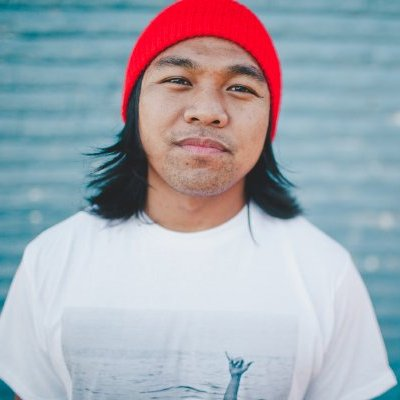
#> input picture HW2/input/p2-1-0.jpg, 400 x 400 px, found by its file name
$ python test_kpt.py   (older library calls are emulated)
#> lines starting #> are read from the running program, lines starting #| are printed output that depends on the picture
### HW2/src/fast.py
import numpy as np
import random
import cv2
#import pandas as pd
import matplotlib.pyplot as plt

dx=[-3,-3,-2,-1,0,1,2,3,3,3,2,1,0,-1,-2,-3]
dy=[0,1,2,3,3,3,2,1,0,-1,-2,-3,-3,-3,-2,-1]
'''
def training_set(images_names, threshold = 10, N = 12):
  IP=[]
  for index in range(0, len(images_names)) :
		image = cv2.imread(images_names[index], 0)
		P = interest_points(image, threshold, N)
		IP = IP + P

  df = pd.DataFrame(P)
  df.to_csv('RF.csv', index=False,header=False)
  return subset(interest_point)
'''
# [15 lines left out: function subset, not called in this run]

'''
	FAST: estract the interest points with Features from Accelerated Segment Test
'''
def interest_points(image, threshold = 10, N = 12, supression = False):
	keyPoints=[]
	skip = 1
	if supression :
		skip = 2
	for row in range(3,image.shape[0]-3,skip) :
		for col in range(3, image.shape[1]-3,skip) :
			flag = is_interest_point(image, row, col, threshold, N)
			if flag:
				keyPoints.append(cv2.KeyPoint(col,row, 5))

	if supression:
		supressionPoints = []
		supressionPoints = non_maximal_suppression(image,keyPoints,threshold)
		print ('=====> {0:2d} Interest Point with non-Maximal Supression'.format(len(supressionPoints)))
		return supressionPoints
	else :
		print ('=====> {0:2d} Interest Point without non-Maximal Supression'.format(len(keyPoints)))
		return keyPoints

'''
	Non-Maximal Suppression over interest points
'''
def non_maximal_suppression(image, keyPoints, threshold) :
	cont=0
	keyPointsNMX=[]
	score=np.zeros(image.shape)

	for i in range(0,len(keyPoints)):
		scoreDark, scoreBrig = 0, 0
		row = int(keyPoints[i].pt[1])
		col = int(keyPoints[i].pt[0])
		intensity = image[row,col]
		for index in range(0, len(dx)):
			new_row = row + dx[index]
			new_col = col + dy[index]
			if (new_row>=0 and new_row<score.shape[0] and new_col>=0 and new_col<score.shape[1]):
				new_intensity=image[new_row,new_col]
				state = state_pixel(intensity, new_intensity, threshold)
				difference = abs(int(intensity)-int(new_intensity))
				if state == 'd':
					scoreDark = scoreDark + difference
				else :
					if state == 'b':
						scoreBrig = scoreBrig + difference
		score[row,col] = max(scoreDark,scoreBrig)

	for i in range(0,len(keyPoints)):
		row = int(keyPoints[i].pt[1])
		col = int(keyPoints[i].pt[0])
		maximoScore=score[row,col]
		for k in range(0,16):
			new_row = row + dx[k]
			new_col = col + dy[k]
			if (new_row>=0 and new_row<score.shape[0] and new_col>=0 and new_col<score.shape[1]) and score[new_row,new_col]>maximoScore :
				maximoScore = score[new_row,new_col]
				break

		if maximoScore == score[row,col] :
			keyPointsNMX.append(cv2.KeyPoint(col,row,5))

	return keyPointsNMX

'''
	Detect if a pixel is or is not a interest point
'''
def is_interest_point(image,row, col, threshold, N) :
	countDark,countBrig=0,0

	for index in range(0,16,4) :
		intensity = image[row,col]
		new_intensity=image[row+dx[index],col+dy[index]]
		if new_intensity <= intensity-threshold :
			countDark += 1
		if intensity + threshold <= new_intensity:
			countBrig += 1
  # fast analysis with four point
	if countBrig < N/4 and countDark < N/4:
		return False

	countDark,countBrig,countInit=0,0,0
	flagFirst = True
	typePixel=  state_pixel(image[row,col], image[row+dx[0],col+dy[0]], threshold)
	flagIP = False
	for index in range(0, len(dx)):
		intensity = image[row,col]
		new_intensity=image[row+dx[index],col+dy[index]]
		state = state_pixel(intensity, new_intensity, threshold)
		if flagFirst and state == typePixel:
			countInit = countInit + 1
		else:
			flagFirst = False

		if state == 'd':
			countDark = countDark + 1
			countBrig = 0
		else :
			if state == 'b':
				countBrig = countBrig + 1
				countDark = 0
			else:
				countBrig = 0
				countDark = 0
		if countBrig >= N or countDark >=N :
			return True

		if (countDark==1 or countBrig==1) and (state!=typePixel) and (16-index<N):
			return False

	if typePixel == state_pixel(image[row,col],image[row+dx[15],col+dy[15]],threshold):
		if typePixel == 'd' and countInit+countDark>=N:
			return True
		else :
			if typePixel == 'b' and countInit+countBrig>=N:
				return True
	return False

'''
	State of a pixel(darker, similar, brighter)
'''
def state_pixel(intensity, new_intensity, threshold):
  if new_intensity <= intensity-threshold :
    return 'd' # darker
  else :
    if intensity - threshold < new_intensity and new_intensity < intensity + threshold :
      return 's' # similar
    else :
      if intensity + threshold <= new_intensity :
        return 'b' # brighter
  return 's'

# [6 lines that do not run on import are left out]

### HW2/src/ORB.py
import cv2
import numpy as np
import fast
import matplotlib.pyplot as plt
import math
from scipy.signal import gaussian

'''
  Compute the response(score) of the detector at each pixel(interest points)
'''
def harris_score(sobelx, sobely, row, col, gaussian_kernel, N=5):
  M = [[0,0],[0,0]]
  row = (int)(row - (N-1)/2)
  col = (int)(col - (N-1)/2)
  for i in range(0,N):
    new_row = (int)(row + i)
    for j in range(0,N):
        new_col = (int)(col + j)
        if new_row < 0 or new_row >= sobelx.shape[0] or new_col < 0 or new_col >= sobelx.shape[1]:
            return -1
        if row!= new_row or col!=new_col:
            M[0][0] = M[0][0] + gaussian_kernel[i,j] * (sobelx[new_row,new_col] * sobelx[new_row,new_col])
            M[0][1] = M[0][1] + gaussian_kernel[i,j] * (sobelx[new_row,new_col] * sobely[new_row,new_col])
            M[1][0] = M[1][0] + gaussian_kernel[i,j] * (sobelx[new_row,new_col] * sobely[new_row,new_col])
            M[1][1] = M[1][1] + gaussian_kernel[i,j] * (sobely[new_row,new_col] * sobely[new_row,new_col])

  detM = (M[0][0]*M[1][1]) - (M[1][0]*M[0][1])
  traceM = M[0][0]+M[1][1]
  k = 0.04
  R = detM - k*(traceM*traceM)
  return R

'''
  Harris corner measure, because FAST does not produce a measure of cornerness
'''
def harris_measure_and_orientation(image, interest_points, N, size=7):
  score,new_interest_points=[],[]

  gaussian_kernel = np.outer(gaussian((int)(size), std = 0.5), gaussian((int)(size), std = 0.5))

  gaussian_kernel /= gaussian_kernel.sum()
  sobelx = cv2.Sobel(image,cv2.CV_64F,1,0,ksize=3)
  sobely = cv2.Sobel(image,cv2.CV_64F,0,1,ksize=3)
  for index in range(0,len(interest_points)):
     row = int(interest_points[index].pt[1])
     col = int(interest_points[index].pt[0])
     score_ = harris_score(sobelx, sobely, row, col, gaussian_kernel, size)
     if score_ != -1:
        score.append((score_,index))

  score.sort(reverse = True)
  for index in range(0,N):
    if index>=len(score):
      break
    new_index=score[index][1]
    new_interest_points.append(interest_points[new_index])
    new_interest_points[index].angle = orientation(image, new_interest_points[index], gaussian_kernel, size)

  return new_interest_points

'''
  Orientation by Intensity Centroid
'''
def orientation(image, interest_points, gaussian_kernel, size=5):
  hist = np.zeros((36))
  row = int(interest_points.pt[1]) - (size-1)//2
  col = int(interest_points.pt[0]) - (size-1)//2
  for i in range(0,size):
    new_row = row + i
    flag = True
    for j in range(0,size):
        new_col = col + j
        if new_row - 1 < 0 or new_row + 1>= image.shape[0] or new_col - 1 < 0 or new_col + 1>= image.shape[1] or image[new_row + 1, new_col] == image[new_row-1,new_col]:
            continue
        mag = np.sqrt((image[new_row + 1, new_col]*1.0-image[new_row-1,new_col]*1.0)**2 + (image[new_row,new_col+1]*1.0 - image[new_row,new_col-1]*1.0)**2)
        ang = np.arctan2((image[new_row,new_col+1]*1.0-image[new_row, new_col-1]*1.0), (image[new_row + 1, new_col]*1.0-image[new_row-1,new_col]*1.0))

        if ang < 0.0 :
            ang = (ang + 2 * np.pi)
        ang = (ang*180.0) / np.pi

        hist[(int)(ang/10.0)] += gaussian_kernel[i,j]*mag
  angle = hist.max()

  for index in range(0, 36):
    if angle == hist[index]:
        return (index+1)*10

  return 0

'''
  Build the descriptor
'''
# [4 lines left out: function descriptor, not called in this run]

# [11 lines that do not run on import are left out]

### HW2/src/sift.py
import numpy as np
import cv2
import math
from scipy.signal import gaussian
from scipy.ndimage.filters import gaussian_filter
from random import randint

# [5 lines left out: function plot_pyramid, not called in this run]
'''
def create_blur_level(img, sigma = [], k_gauss_factor = math.sqrt(2), blur_levels = 5):
    level = [img]
    for i in range(1, blur_levels):
        img_blurred = cv2.GaussianBlur(img, (7, 7), sigma[i], sigma[i])
        level.append(img_blurred)
    return level

def built_pyramid(img, sigma = math.sqrt(2)/2.0, k_gauss_factor = math.sqrt(2), octaves = 4, blur_levels = 5):
    #precompute sigma values
    sigmas = [sigma]
    k_gauss_factor = math.pow(2, 1.0 / blur_levels)
    for i in range(1, blur_levels):
        prev_sigma = math.pow(k_gauss_factor, i - 1) * sigma
        cur_sigma = prev_sigma * k_gauss_factor
        sigmas.append(np.sqrt(cur_sigma * cur_sigma - prev_sigma * prev_sigma))
    print(sigmas)
    pyramid = []
    for i in range(octaves):
        pyramid_level = create_blur_level(img.copy(), sigmas, k_gauss_factor, blur_levels)
        pyramid.append(pyramid_level)
        img = pyramid_level[blur_levels - 1]
        img = cv2.resize(img, (img.shape[1]//2, img.shape[0]//2))
    return pyramid
'''

# [170 lines left out: functions create_blur_level, built_pyramid, difference_of_gaussian, find_key_points, not called in this run]

def keypoints_refinement(keypoints):
    pyramid = []


# [54 lines left out: functions detect, keypoint_orientation, not called in this run]

def compute(img, kpt_list, kpt_orientation_list):
    init_sigma = np.sqrt(max(1.6 * 1.6 - 0.5 * 0.5 *  4, 0.01))
    img = cv2.GaussianBlur(img, (0, 0), init_sigma, init_sigma)
    features = []
    for kpt, orientation in zip(kpt_list, kpt_orientation_list):
        feature = sift_feature(img, kpt, orientation)
        features.append(feature)
    return features

def sift_feature(img, kpt, kpt_orientation, sigma = 1.5, threshold_histogram_maxima = 0.2, threshold_kpt_direction = 0.8, hist_bin = 8, cell_len = 4, block_len = 16):
    #find keypoint direction
    gaussian_kernel = np.outer(gaussian(block_len, std = 0.5*block_len), gaussian(block_len, std = 0.5*block_len))
    gaussian_kernel /= gaussian_kernel.sum()
    features = []
    for direction in [kpt_orientation]:
        hist = np.zeros((cell_len**2 * hist_bin))
        for i in range(-block_len//2, block_len //2):
            for j in range(-block_len//2, block_len //2):
                if kpt[0] + i - 1>=0  and kpt[0] + i + 1< img.shape[0] and kpt[1] + j - 1>=0  and kpt[1] + j  + 1< img.shape[1] and img[kpt[0] + i, kpt[1] + j + 1] != img[kpt[0] + i, kpt[1] + j - 1]:
                    pi = i + block_len//2
                    pj = j + block_len//2
                    i_cell = pi % cell_len
                    j_cell = pj % cell_len
                    cell_num = (pi // cell_len) * (block_len // cell_len) + (pj//cell_len)
                    mag = np.sqrt((0.0 + img[kpt[0] + 1 + i, kpt[1] + j] - img[kpt[0] - 1 + i, kpt[1] + j])**2 + (0.0 + img[kpt[0] + i, kpt[1] + 1 + j] - img[kpt[0] + i, kpt[1] - 1 + j])**2)
                    ang = np.arctan2((img[kpt[0] + 1 + i, kpt[1] + j]*1.0 - 1.0*img[kpt[0] - 1 + i, kpt[1] + j])*1.0, (img[kpt[0] + i, kpt[1] + 1 + j]*1.0 - img[kpt[0] + i, kpt[1] - 1 + j]*1.0))
                    if ang < 0.0 :
                        ang = (ang + 2.0 * np.pi)
                    ang = ((ang*180.0) / np.pi) - direction
                    if ang < 0.0 :
                        ang += 360.0
                    # print(pi, pj, i_cell, j_cell, cell_num, ang, (int)(ang/(360.0 / hist_bin)), cell_num * hist_bin + (int)(ang/(360.0 / hist_bin)))
                    hist[cell_num * hist_bin + (int)(ang/(360.0 / hist_bin))] += mag * gaussian_kernel[pi, pj]

                #else:
                #    print('SIFT features for point', kpt, ' get out of image bounds', img.shape)

        #normalize to unit vertor
        norm = np.sqrt((hist * hist).sum())
        hist /= norm
        fact = 0
        #remove large responses
        for i in range(len(hist)):
            #if hist[i] >= threshold_histogram_maxima * norm:
            hist[i] = min(hist[i], threshold_histogram_maxima * norm)
            fact += hist[i] * hist[i]
        #normalize again
        #hist /= np.sqrt((hist * hist).sum())
        fact = max(fact, 1e-20)
        hist *= 512.0/fact
        hist /= np.sqrt((hist * hist).sum())

        features.append(hist)
    if len(features) == 0:
        exit('Sift feature vector was not calculated')
    elif len(features) == 1:
        return features[0]
    return features

# [22 lines left out: functions describe, draw_key_points, detect_and_compute, not called in this run]


# [14 lines that do not run on import are left out]

### HW2/dbg/matching.py
import cv2
import numpy as np
from scipy.spatial.distance import cosine
from scipy.spatial.distance import hamming
import sys
from random import randint
import time
import fast
import ORB
import sift
from sklearn.neighbors import KNeighborsClassifier

def similarity(first_feature, first_pos, second_feature, second_pos, distance_metric = 'l2-norm', spacial_weighting = 0.0):
    if distance_metric == 'l1-norm':
        diff = abs(first_feature - second_feature)
        distance = (diff * diff).sum()
    elif distance_metric == 'l2-norm':
        distance = np.linalg.norm(first_feature - second_feature)
    elif distance_metric == 'chebyshev':
        diff = abs(first_feature - second_feature)
        distance = diff.max()
    elif distance_metric == 'cosine':
        distance = cosine(first_feature, second_feature)
    elif distance_metric == 'hamming':
        distance = hamming(first_feature, second_feature)
    else:
        exit('Error: invalid distance metric')

    spacial_distance = np.linalg.norm(np.array(first_pos) - np.array(second_pos))
    distance = (1.0 - spacial_weighting) * distance + spacial_weighting * spacial_distance

    return distance

def brute_force_matching(firsts_feature, firsts_pos, seconds_feature, seconds_pos, threshold = 0.8, distance_metric = 'l2-norm', spacial_weighting = 0.0, hard_match = False):
    matches = []
    hard_matches = []
    invalid_matches = 0
    for i in range(len(firsts_feature)):
        distances = []
        min_dist = sys.float_info.max
        closest = -1
        for j in range(len(seconds_feature)):
            diff = similarity(firsts_feature[i], firsts_pos[i], seconds_feature[j], seconds_pos[j], distance_metric = distance_metric, spacial_weighting = spacial_weighting)
            distances.append(diff)
            if diff < min_dist:
                min_dist = min(min_dist, diff)
                closest = j

        hard_matches.append(closest)
        if hard_match:
            continue

        distances.sort()
        if distances[0] / distances[1] >= threshold: #compare closest neighbours ratio
            invalid_matches += 1
            closest = -1
        matches.append(closest)

    if len(firsts_feature) - invalid_matches < 4 or hard_match: #there is not enought matches to compute
        print('Using hard matching')
        return hard_matches
    return matches

# [24 lines left out: function knn_matching, not called in this run]

def find_matches(firsts_feature, seconds_feature, firsts_pos = [], seconds_pos = [], threshold = 0.8, distance_metric = 'l2-norm', spacial_weighting = 0.0, hard_match = False, approach = 'brute_force'):
    if approach == 'brute_force':
        return brute_force_matching(firsts_feature, firsts_pos, seconds_feature, seconds_pos, threshold, distance_metric, spacial_weighting , hard_match)
    elif approach == 'knn':
        return knn_matching(firsts_feature, seconds_feature)
    else:
        exit('Error: invalid approach for find_matches')

def joint_matches(img_fst, first_pos, img_scd, second_pos, match, file_name = 'matches', plot = True):
    if len(img_fst.shape)==2 or (len(img_fst.shape)==3 and img_fst.shape[2] == 1):
        img_fst = cv2.cvtColor(img_fst,cv2.COLOR_GRAY2RGB)

    if len(img_scd.shape)==2 or (len(img_scd.shape)==3 and img_scd.shape[2] == 1):
        img_scd = cv2.cvtColor(img_scd,cv2.COLOR_GRAY2RGB)

    for point in first_pos:
        cv2.circle(img_fst, (point[1], point[0]), 2, thickness = 1, color = (randint(0, 255), randint(0, 255), randint(0, 255)))

    for point in second_pos:
        cv2.circle(img_scd, (point[1], point[0]), 2, thickness = 1, color = (randint(0, 255), randint(0, 255), randint(0, 255)))

    #print(img_fst.shape, img_scd.shape)
    img_final = np.hstack((img_fst, img_scd))
    for i in range(len(first_pos)):
        if match[i] == -1:
            continue
        point_left = (first_pos[i][1], first_pos[i][0])
        point_right = (second_pos[match[i]][1] + img_fst.shape[1], second_pos[match[i]][0])
        cv2.line(img_final, point_left, point_right, thickness = 1, color = (randint(0, 255), randint(0, 255), randint(0, 255)))

    if plot:
        cv2.imwrite(file_name, img_final)
    return img_final

# [81 lines left out: functions convert_opencv_keypoint_format, convert_opencv_keypoint_format_angle, opencv_kpts_des, find_keypoints_descriptors, perf_match_images, not called in this run]


# [3 lines that do not run on import are left out]

### HW2/dbg/test_kpt.py
import numpy
import cv2
import ORB
import sift
import fast
import matching

def print_kpts(kpts, des):
    for i in range(len(kpts)):
        print(kpts[i].pt, kpts[i].angle, des[i])
    return kpts

def update_angle(kpts):
    for i in range(len(kpts)):
        kpts[i].size = 20
        #print(kpts[i].pt, kpts[i].angle)
    return kpts

def convert_opencv_keypoint_format(kpts):
    kpts_ans = []
    or_list = []
    for i in kpts:
        kpts_ans.append(((int)(i.pt[1]), (int)(i.pt[0])))
        or_list.append(i.angle)
    return kpts_ans, or_list

# [8 lines left out: function draw_key_points, not called in this run]

if __name__ == '__main__':
    img_a = cv2.imread('input/p2-1-0.jpg')
#> img_a is the input picture: shape (400, 400, 3); mean B, G, R 178.7, 169.3, 164
    img_b = cv2.imread('input/p2-1-1.jpg')
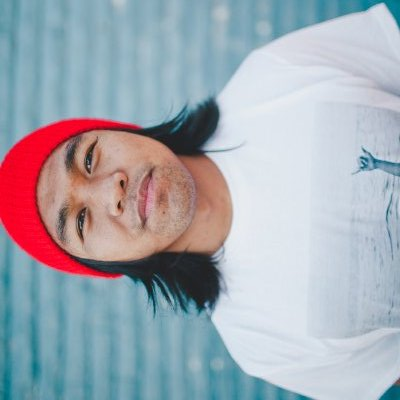
#> input picture HW2/input/p2-1-1.jpg, 400 x 400 px, found by its file name
#> img_b is the input picture: shape (400, 400, 3); mean B, G, R 178.7, 169.3, 164

    #img_a = cv2.imread('input/fumar.jpg')
    #img_b = cv2.imread('input/fumar_rota.jpg')

    gray_a = cv2.cvtColor(img_a, cv2.COLOR_BGR2GRAY)
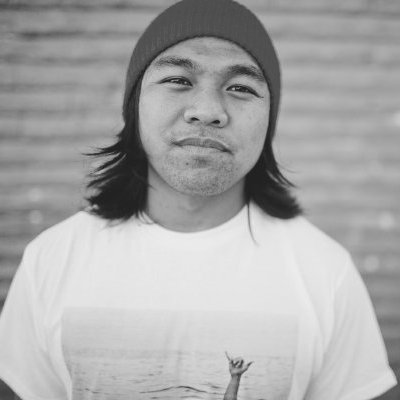
#> gray_a: shape (400, 400); min 21, max 238, mean 168.8
    gray_b = cv2.cvtColor(img_b, cv2.COLOR_BGR2GRAY)
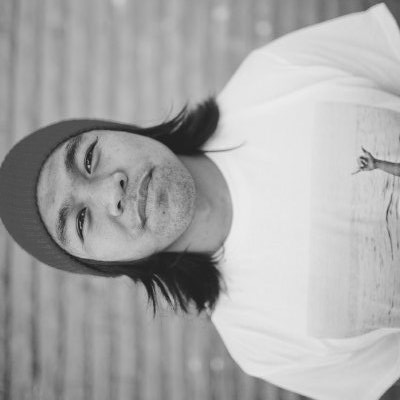
#> gray_b: shape (400, 400); min 21, max 238, mean 168.8

    fast_kpt_a = fast.interest_points(gray_a, 40, 9,True)
#> the loop in non_maximal_suppression, `for i in range(0,len(keyPoints)):` made 38 passes
#| =====> 37 Interest Point with non-Maximal Supression
    fast_kpt_b = fast.interest_points(gray_b, 40, 9,True)
#> call 2 of non_maximal_suppression, with threshold = 40
#> the loop in non_maximal_suppression (call 2), `for i in range(0,len(keyPoints)):` made 33 passes
#> after the loop in non_maximal_suppression (call 2), `for i in range(0,len(keyPoints)):`:
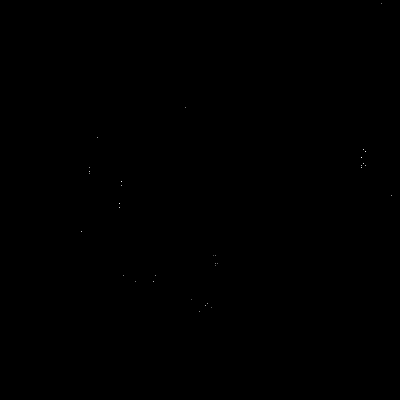
#> score: shape (400, 400) float64; min 0, max 1525, mean 0.2; drawn with min black and max white
#| =====> 28 Interest Point with non-Maximal Supression

    print(len(fast_kpt_a), len(fast_kpt_b))
#| 37 28

    orb_kpt_a = ORB.harris_measure_and_orientation(gray_a, fast_kpt_a, min(200, len(fast_kpt_a)))
#> in harris_measure_and_orientation, `sobely = cv2.Sobel(image,cv2.CV_64F,0,1,ksize=3)`:
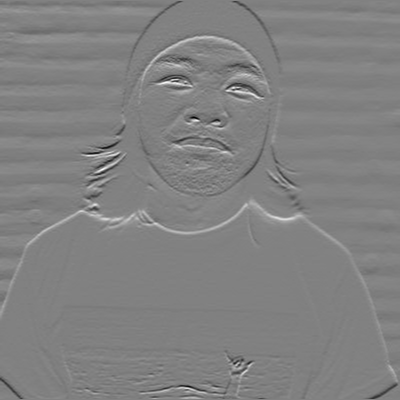
#> sobely: shape (400, 400) float64; min -517, max 503, mean 0.6; drawn with min black and max white
#> the loop in harris_measure_and_orientation, `for index in range(0,len(interest_points)):` made 37 passes
    orb_kpt_b = ORB.harris_measure_and_orientation(gray_b, fast_kpt_b, min(200, len(fast_kpt_b)))
#> call 2 of harris_measure_and_orientation, with N = 28, size = 7
#> in harris_measure_and_orientation (call 2), `sobelx = cv2.Sobel(image,cv2.CV_64F,1,0,ksize=3)`:
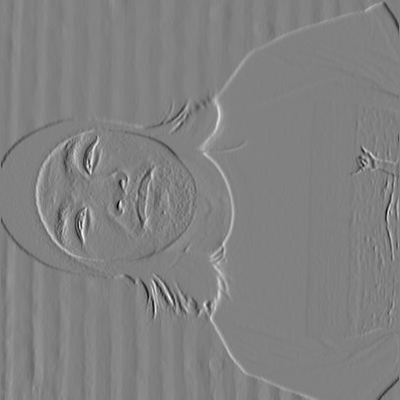
#> sobelx: shape (400, 400) float64; min -517, max 503, mean 0.6; drawn with min black and max white
#> in harris_measure_and_orientation (call 2), `sobely = cv2.Sobel(image,cv2.CV_64F,0,1,ksize=3)`:
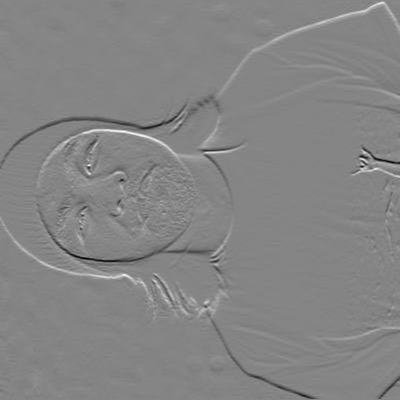
#> sobely: shape (400, 400) float64; min -504, max 462, mean -0.1; drawn with min black and max white
#> the loop in harris_measure_and_orientation (call 2), `for index in range(0,len(interest_points)):` made 28 passes
#> (the rest of the program and of its run is left out)
